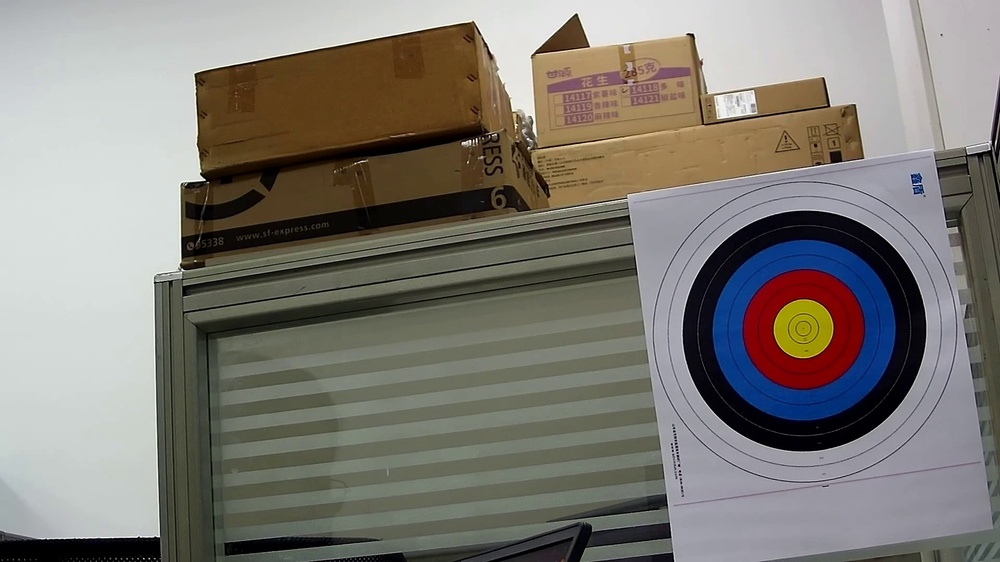
#> input picture input_img/0.jpg, 1000 x 562 px, shrunk from 1920 x 1080 before the run
$ python -i ImgProcess.py   (imports and definitions only)
#> lines starting #> are read from the running program, lines starting #| are printed output that depends on the picture; after the words box and inside, x2 and y2 are one past the last pixel; in counts of white or black regions, pixels touching at a corner belong together
"""
图像处理的各个函数
"""
import cv2
import Geometry2D as geo2D
import HomographicMatcher as matcher
import numpy as np

import ImgProcess


# [65 lines left out: functions show_photo, get_mean_points, img_preprocessing, img_diff, color_line, not called in this run]


def jiaozheng():
    return 0


# [183 lines left out: functions img_match, img_pts, img_perspective, img_transform, img_line, img_processing and 1 more, not called in this run]

>>> import cv2
>>> picture = cv2.imread('input_img/0.jpg')
#> picture is the input picture: shape (562, 1000, 3); mean B, G, R 117.6, 124.4, 128
>>> result = color_line(picture)
#> in img_preprocessing, `gray = cv2.cvtColor(img, cv2.COLOR_BGR2GRAY)`:
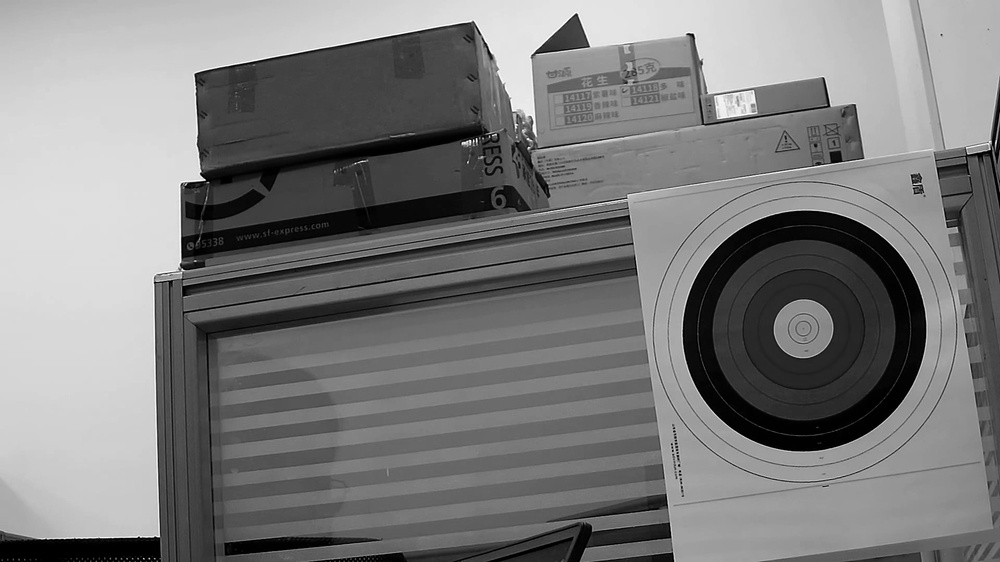
#> gray: shape (562, 1000); min 0, max 255, mean 124.7
#> in color_line, `edges = cv2.Canny(gray, 50, 100)`:
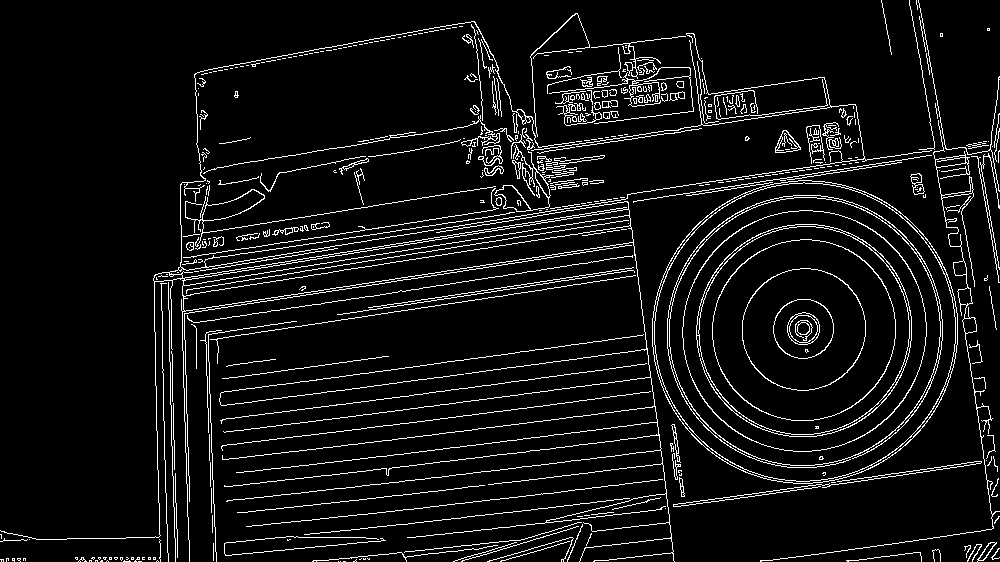
#> edges: shape (562, 1000); 6.9% white in thin lines or dots
#> in color_line, `lines = cv2.HoughLinesP(edges, 1, np.pi / 180, 100, minLineLength, max..`: lines = 30 rows, first 6: [586, 221, 616, 217], [774, 179, 804, 175], [212, 290, 256, 284], [335, 461, 383, 456], [283, 269, 350, 259], [403, 368, 446, 362]
#> the loop in color_line, `for line in lines:` made 30 passes
#> after the loop in color_line, `for line in lines:`:
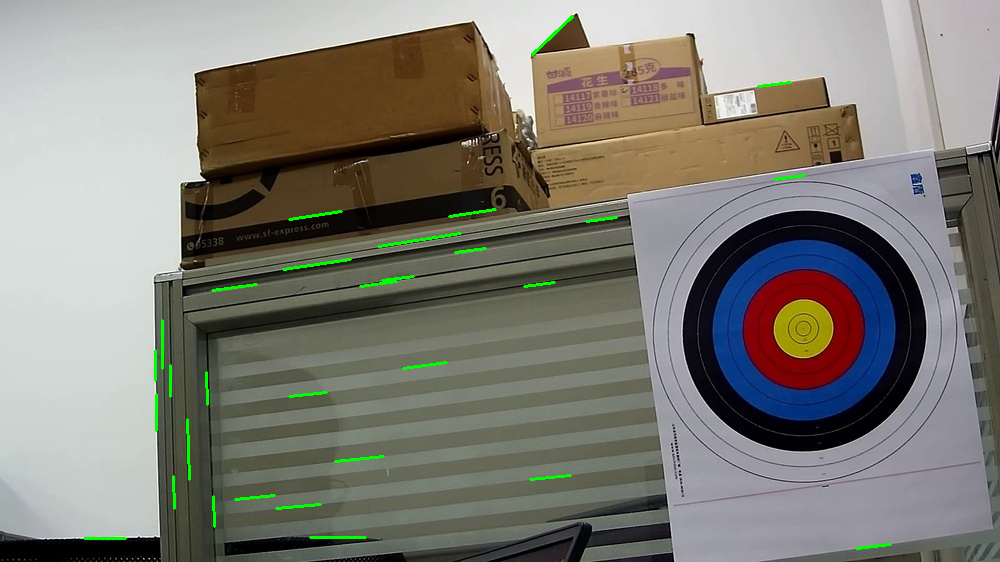
#> img: shape (562, 1000, 3); 0.69% of pixels changed, all inside (x1, y1, x2, y2) = (83, 15, 892, 550)

$ run again, on input_img/10.jpg
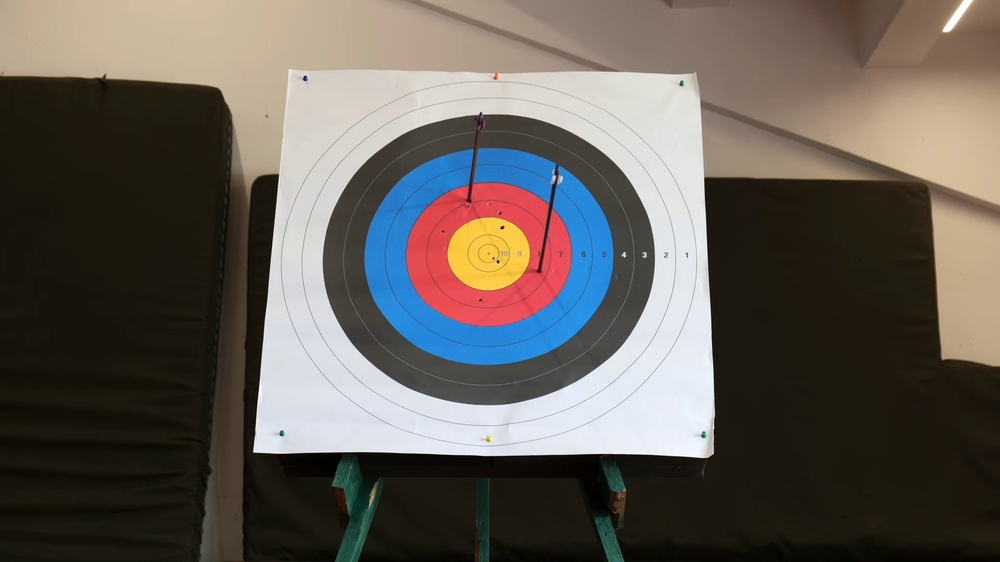
#> input picture input_img/10.jpg, 1000 x 562 px, shrunk from 1920 x 1080 before the run
#> picture is the input picture: shape (562, 1000, 3); mean B, G, R 86.1, 92.9, 99.1
#> in color_line, `edges = cv2.Canny(gray, 50, 100)`:
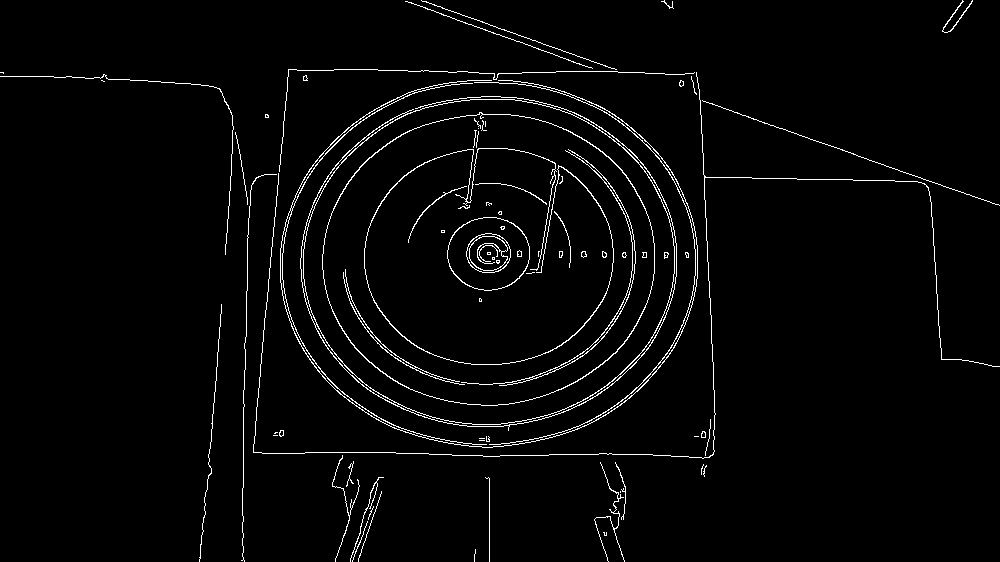
#> edges: shape (562, 1000); 2.6% white in thin lines or dots
#> lines = 14 rows, first 6: [246, 326, 246, 291], [707, 243, 709, 297], [500, 455, 545, 455], [243, 487, 243, 451], [853, 180, 892, 180], [215, 391, 217, 353]
#> the loop in color_line, `for line in lines:` made 14 passes
#> after the loop in color_line, `for line in lines:`:
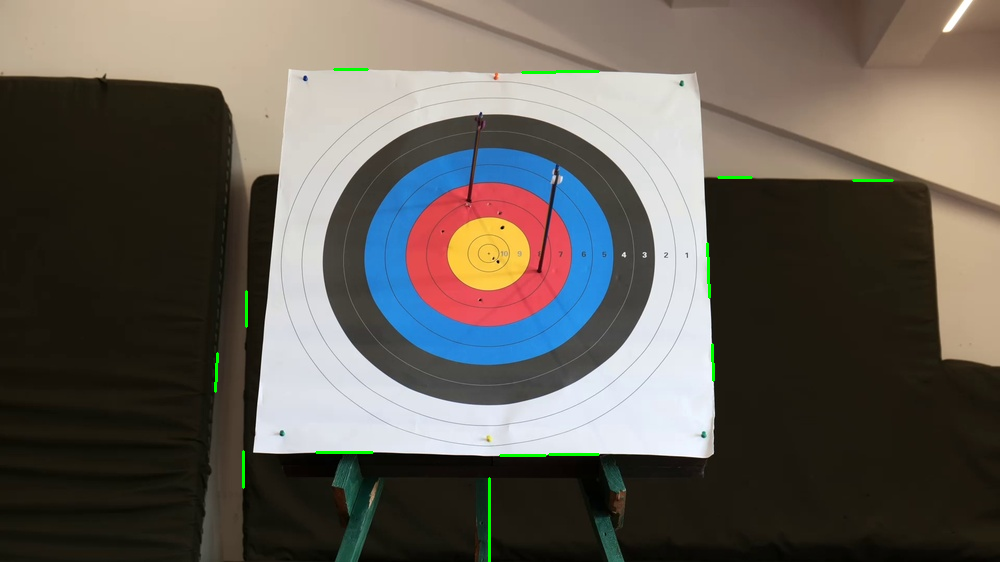
#> img: shape (562, 1000, 3); 0.34% of pixels changed, all inside (x1, y1, x2, y2) = (214, 68, 894, 562)
